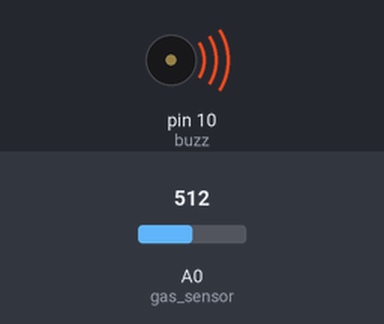
This sketch was run on a simulated Arduino Uno, built with avr-gcc and run on an emulated ATmega328P. Shown: buzzer (waves = sounding, pin HIGH). The inputs (shaded band) are chosen by the test bench; at power-on: A0 (gas_sensor) = 512. What the sketch prints to the serial monitor is not drawn.

Above: at 0.1 s.
Timing chart, 0 to 1.6 s (numbered marks = the images above):
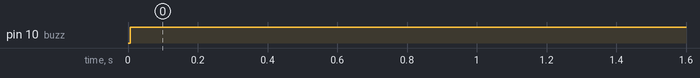

Measured:
- by itself, pin 10 (buzz): LOW → HIGH at 0.01 s

The sketch:

DG-02.ino
```cpp
int gas_sensor = A0;
int buzz = 10;

const int variacao_maxima = 10;
int sensor_value_fx = 0;

const char* idGasA0 = "120";
const char* nameGasA0 = "DG-02";
int minimo = 0;
int maximo = 100;


//cablibration phase
void setup() {

  Serial.begin(9600); //Baud rate
  pinMode(gas_sensor, INPUT); //Set gas sensor as input
  pinMode(buzz, OUTPUT);
}


void loop() {
  byte i = 0;                                    //  Variável para usar no for
  long accuml = 0;                               //  Variável para guardar o valor acumulado da temperatura
  long val = 0;                                  //  Variável para guardar o valor lido da temperatura

  for ( i = 0; i < 50; i++)                      // for de 50 vezes:  de 0 a 49 = 50 vezes

  {

    float val = analogRead(gas_sensor) ;                         // le o valor da temperatura

    accuml = accuml + val;        // Acumula 50 vezes as temperatura lidas

  }

  float val_M = accuml / 50;                 //  calcula a temperatura média das ultima 50 leituras


  float CO = map(val_M, 14, 224, minimo, maximo);

  if (CO >= 40) {
    digitalWrite(buzz, HIGH);
  }
  if (CO <= 25) {
    digitalWrite(buzz, LOW);
  }


  Serial.println(
    String("EGAS") + ";" +
    String(nameGasA0) + ";" +
    String(idGasA0) + ";" +
    String(CO * 100000) + ";" +
    String(millis())
  );

//  Serial.println(val_M);
//  Serial.println(CO);

  int variacao = abs(((val_M - sensor_value_fx) / sensor_value_fx) * 100);

  //Definir minimo de variação para envio imediato, ou espera
  if (variacao > variacao_maxima)
  {
    delay(3000); // mudar para 3000
  }
  else {
    delay(10000); // mudar para 10000
  }

  sensor_value_fx = val_M;
}
```
